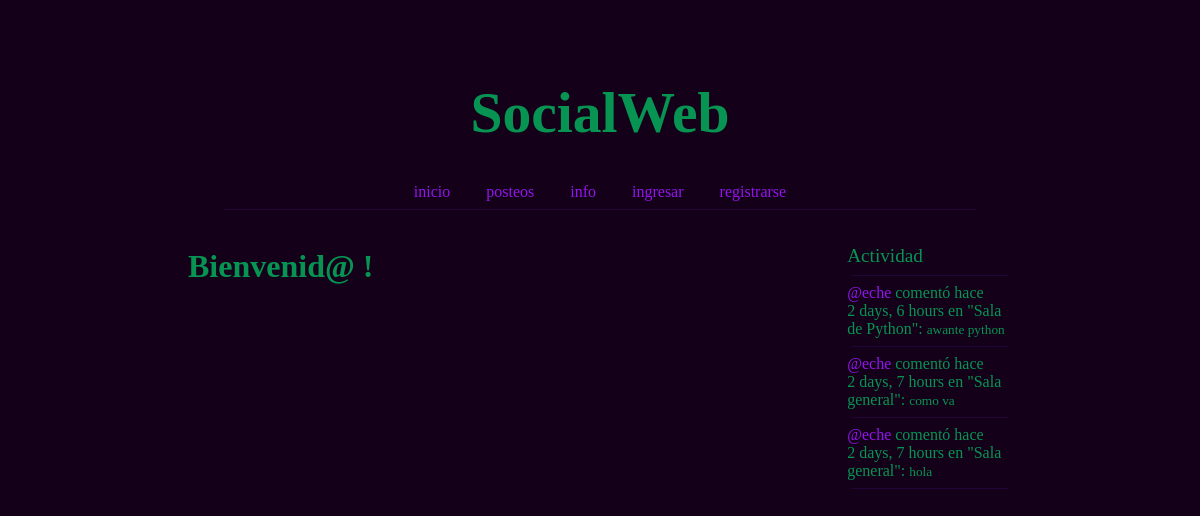
/, run on an earlier commit of the app's database.
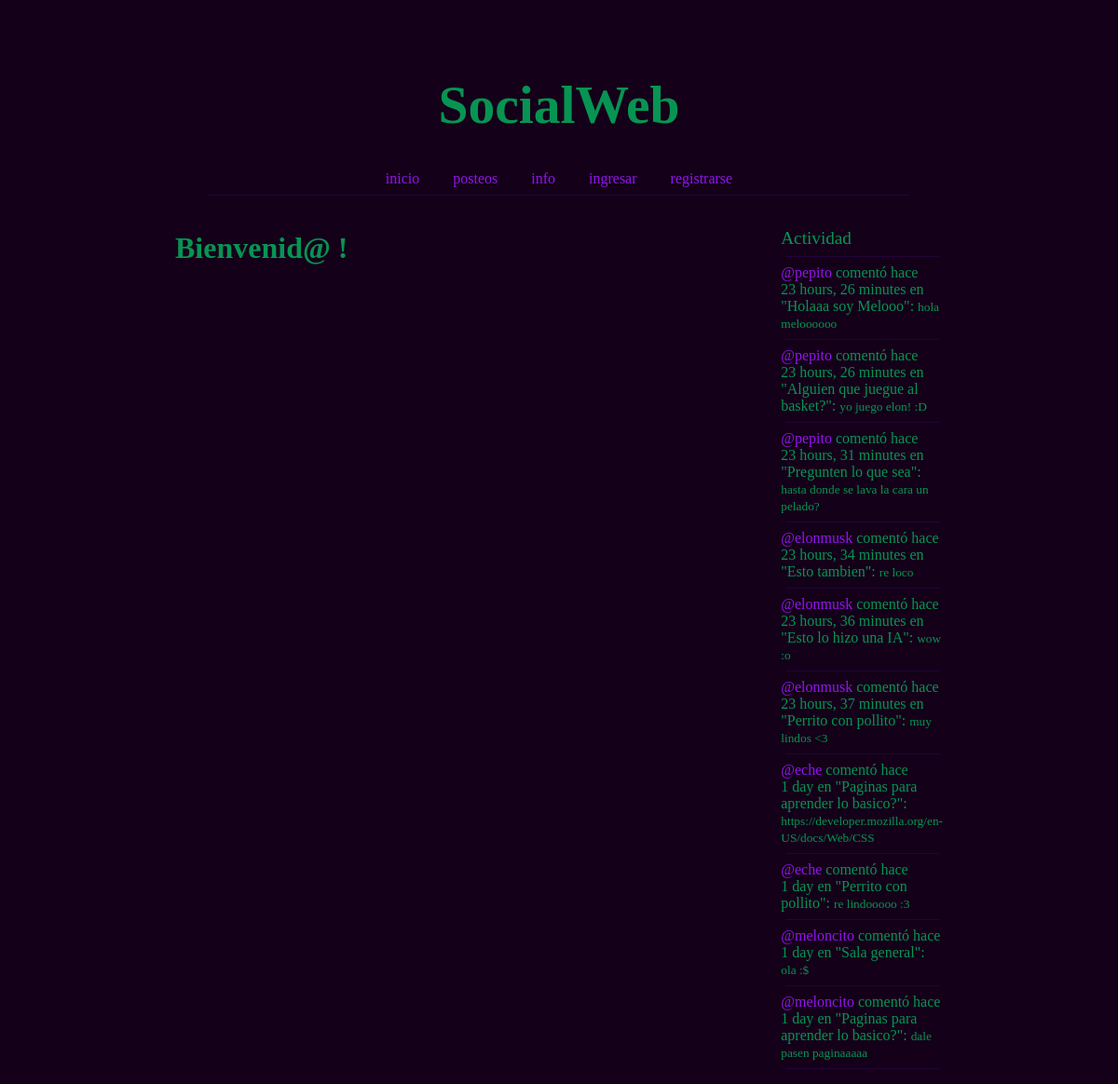
And on a later commit of the database.
### core/models.py (models this page shows)
class Message(models.Model):
    user = models.ForeignKey(User, on_delete=models.CASCADE)
    room = models.ForeignKey(Room, on_delete=models.CASCADE)
    body = models.TextField()
    updated = models.DateTimeField(auto_now=True)
    created = models.DateTimeField(auto_now_add=True)
    class Meta:
        ordering = ["-updated", "-created"]
    def __str__(self):
        return str(self.body[0:50])

class Room(models.Model):
    host = models.ForeignKey(User, on_delete=models.SET_NULL, null=True)
    topic = models.ForeignKey(Topic, on_delete=models.SET_NULL, null=True)
    name = models.CharField(max_length=100)
    image = models.ImageField(upload_to='images/', null=True, blank=True)
    description = models.TextField(null=True, blank=True)
    participants = models.ManyToManyField(User, related_name="participants", blank=True)
    updated = models.DateTimeField(auto_now=True)
    created = models.DateTimeField(auto_now_add=True)
    class Meta:
        ordering = ["-updated", "-created"]
    def __str__(self):
        return str(self.name)

### core/views.py (the view)
# urls.py: path("", views.index, name="index"),
def index(request):
    room_messages = Message.objects.all()
    context = {"room_messages": room_messages}
    return render(request, "core/index.html", context)

### templates/core/index.html (shortened to what this page needs)
<!DOCTYPE html>
{% load static %}
<html lang="en">
<head>
</head>
<body>
    <div class="title">
        <h1>SocialWeb</h1>
    </div>
    {% include 'core/navbar.html' %}
    {% if request.path == '/' %}
    <div class="index-container">
        <div>
            <h1>Bienvenid@ <a href="{% url 'user-profile' user.id %}">{{user.username}}</a>!</h1>
        </div>
        <div>
            {% include "core/activity_component.html" %}
        </div>
    </div>
    {% else %}
    {% block main %}
    {% endblock %}
    {% block about %}
    {% endblock %}
    {% endif %}
</body>
</html>

### templates/core/activity_component.html (shortened to what this page needs)
<br>
<big>Actividad</big>
<hr>
{% for message in room_messages|slice:":10" %}
    <div>
        <a href="{% url 'user-profile' message.user.id %}">@{{message.user}}</a> comentó hace {{message.created|timesince}} en "{{message.room}}":</small>
        <small>{{message}}</small>
        <hr>
    </div>
{% endfor %}

What changed in the data, as far as the page shows it:
removed Message: user "eche", created "2 days, 6 hours", room "Sala de Python", body "awante python"
no longer on this page (row unchanged): Message: user "eche", created "2 days, 7 hours", room "Sala general", body "como va"
no longer on this page (row unchanged): Message: user "eche", created "2 days, 7 hours", room "Sala general", body "hola"
added Message: user "pepito", created "23 hours, 26 minutes", room "Holaaa soy Melooo", body "hola meloooooo"
added Message: user "pepito", created "23 hours, 26 minutes", room "Alguien que juegue al basket?", body "yo juego elon! :D"
added Message: user "pepito", created "23 hours, 31 minutes", room "Pregunten lo que sea", body "hasta donde se lava la cara un pelado?"
added Message: user "elonmusk", created "23 hours, 34 minutes", room "Esto tambien", body "re loco"
added Message: user "elonmusk", created "23 hours, 36 minutes", room "Esto lo hizo una IA", body "wow :o"
added Message: user "elonmusk", created "23 hours, 37 minutes", room "Perrito con pollito", body "muy lindos <3"
added Message: user "eche", created "1 day", room "Paginas para aprender lo basico?", body "https://developer.mozilla.org/en-US/docs/Web/CSS"
added Message: user "eche", created "1 day", room "Perrito con pollito", body "re lindooooo :3"
added Message: user "meloncito", created "1 day", room "Sala general", body "ola :$"
added Message: user "meloncito", created "1 day", room "Paginas para aprender lo basico?", body "dale pasen paginaaaaa"
